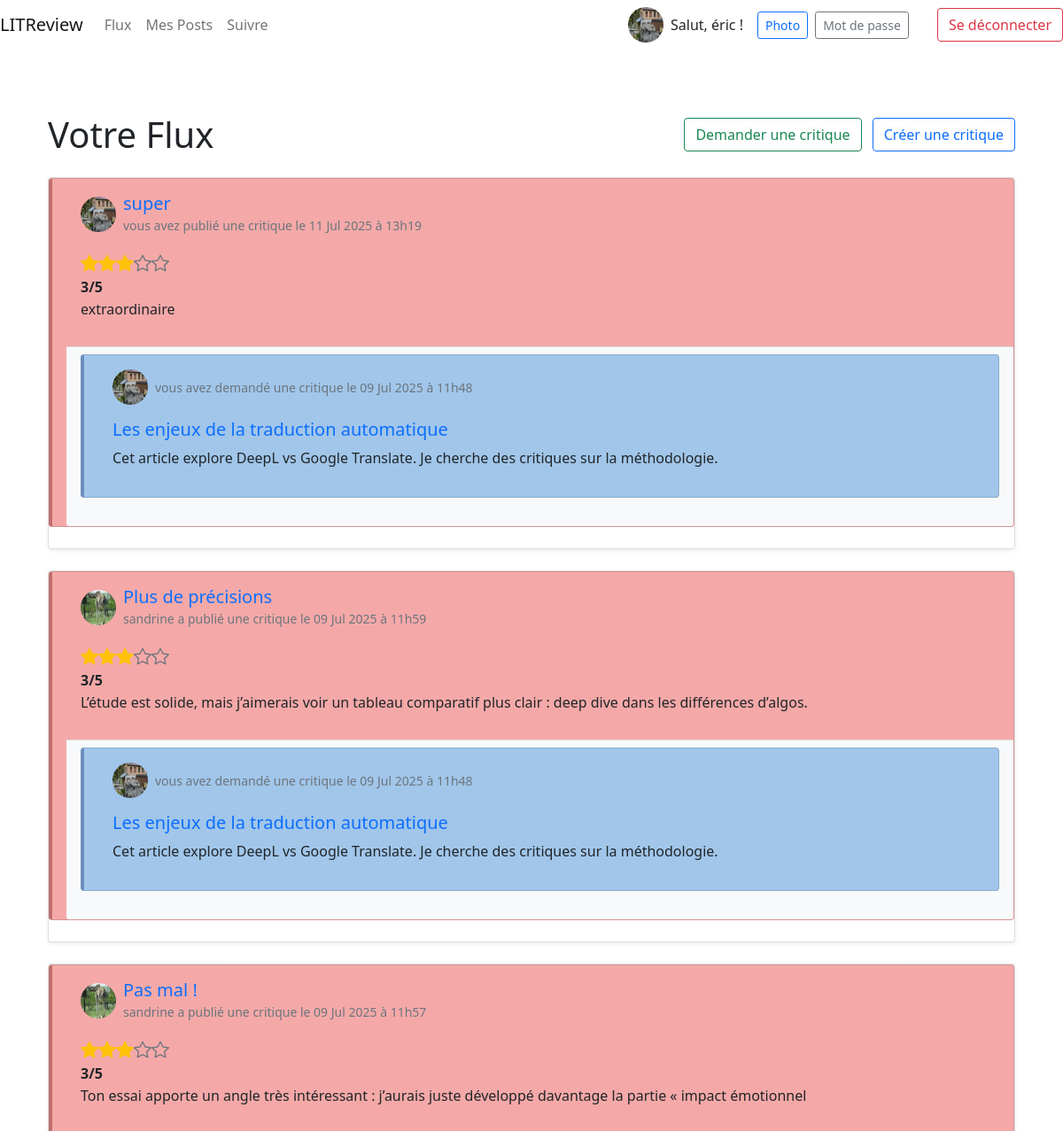
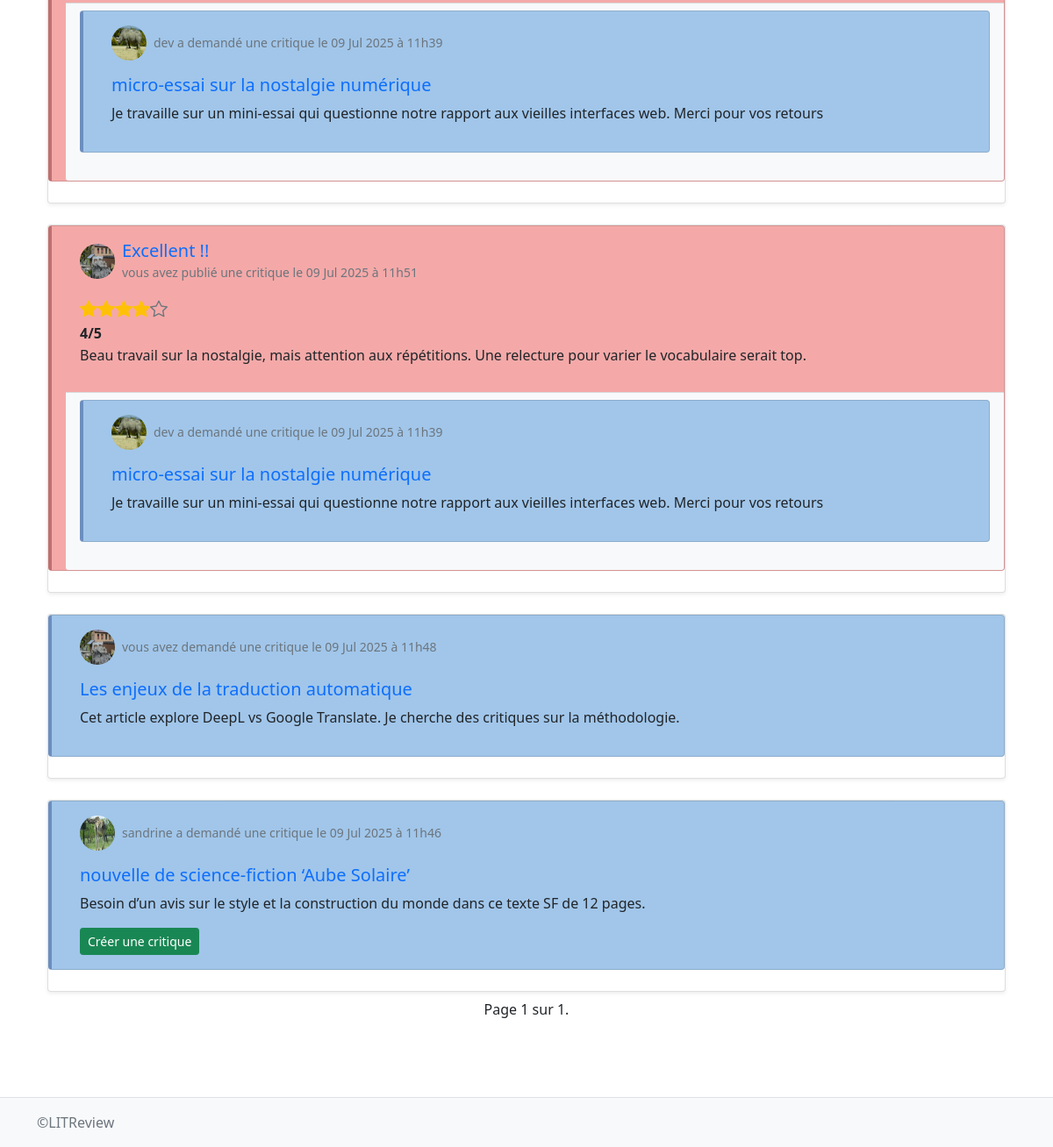
/home/ (signed in), run on the app's committed database (2 pictures, top to bottom).
### authentication/models.py (models this page shows)
class User(AbstractUser):
    profile_photo = models.ImageField(verbose_name='Photo de profil')
    follows = models.ManyToManyField(
        'self',
        symmetrical=False,
        verbose_name='suit',
        related_name='followers'
    )
    blocked = models.ManyToManyField(
        'self',
        symmetrical=False,
        related_name='blocked_by',
        blank=True,
        verbose_name='bloqué',
    )

### blog/models.py (models this page shows, shortened)
class Review(models.Model):
    ticket = models.ForeignKey(to=Ticket, on_delete=models.CASCADE)
    RATING_CHOICES = [(i, f"{i} étoile{'s' if i>1 else ''}") for i in range(1, 6)]
    rating = models.PositiveSmallIntegerField(
        choices=RATING_CHOICES,
        default=3,
        validators=[MinValueValidator(1), MaxValueValidator(5)])
    headline = models.CharField(max_length=128)
    body = models.CharField(max_length=8192, blank=True)
    user = models.ForeignKey(
        to=settings.AUTH_USER_MODEL, on_delete=models.CASCADE)
    time_created = models.DateTimeField(auto_now_add=True)
    update_at = models.DateTimeField(auto_now=True)

class Ticket(models.Model):
    title = models.CharField(max_length=128)
    description = models.CharField(max_length=2048, blank=True)
    user = models.ForeignKey(settings.AUTH_USER_MODEL, on_delete=models.CASCADE)
    image = models.ImageField(blank=True, null=True)
    time_created = models.DateTimeField(auto_now_add=True)
    update_at = models.DateTimeField(auto_now=True)
    IMAGE_MAX_SIZE = (800, 800)

### blog/views.py (the view)
# urls.py: 2. Add a URL to urlpatterns:  path('', views.home, name='home')
@login_required
def home(request):
    following = list(request.user.follows.all()) + [request.user]
    blocked = request.user.blocked.all()
    blocked_by = request.user.blocked_by.all()
    tickets = models.Ticket.objects.filter(user__in=following)\
                                    .exclude(user__in=blocked)\
                                    .exclude(user__in=blocked_by)
    reviews = models.Review.objects.filter(
        Q(user__in=following) | Q(ticket__user=request.user)
    ).exclude(user__in=blocked).exclude(user__in=blocked_by)
    tickets_and_reviews = sorted(
        chain(tickets, reviews),
        key=lambda instance : instance.time_created,
        reverse=True
    )
    paginator = Paginator(tickets_and_reviews, 6)
    page_number = request.GET.get('page')
    page_obj = paginator.get_page(page_number)
    context = {
        'page_obj': page_obj,
        'show_edit': False,
    }
    return render(request,
                  'blog/home.html', context=context)

### blog/templatetags/blog_extras.py (called while the page is built, shortened)
@register.filter
def model_type(value):
    return type(value).__name__

@register.simple_tag(takes_context=True)
def get_poster_display(context, user):
    if user == context['user']:
        return 'vous avez'
    return user.username + ' a'

@register.simple_tag
def get_posted_at_display(posted_at):
    seconds_ago = (timezone.now() - posted_at).total_seconds()
    if seconds_ago <= HOUR:
        return f'il y a {int(seconds_ago // MINUTE)} minutes'
    if seconds_ago <= DAY:
        return f'il y a {int(seconds_ago // HOUR)} heures.'
    return f'le {posted_at.strftime("%d %b %Y à %Hh%M")}'

@register.simple_tag
def get_updated_at_display(created_at, updated_at):
    if not updated_at:
        return ''
    if updated_at - created_at < timedelta(seconds=1):
        return ''

@register.filter
def is_reviewed_by(ticket, user):
    return ticket.review_set.filter(user=user).exists()

@register.filter
def to_int(value):
    try:
        return int(value)
    except (TypeError, ValueError):
        return 0

### blog/templates/blog/home.html (shortened to what this page needs)
{% extends 'base.html' %}
{% load blog_extras %}
{% block content %}
<div class="container my-5">
  <div class="d-flex justify-content-between align-items-center mb-4">
    <h1 class="m-0">Votre Flux</h1>
    <div>
      <a href="{% url 'create-ticket' %}" class="btn btn-outline-success me-2">
        Demander une critique
      </a>
      <a href="{% url 'create-review-ticket' %}" class="btn btn-outline-primary">
        Créer une critique
      </a>
    </div>
  </div>
  <div class="row row-cols-1 g-4">
    {% for instance in page_obj %}
    <div class="col">
      <div class="card h-100 shadow-sm">
        {% if instance|model_type == 'Ticket' %}
        {% include 'blog/partials/ticket_snippet.html' with ticket=instance %}
        {% elif instance|model_type == 'Review' %}
        {% include 'blog/partials/review_snippet.html' with review=instance %}
        {% endif %}
      </div>
    </div>
    {% empty %}
    <div class="col-12">
      <div class="alert alert-info text-center">
        Aucun ticket ni review pour l’instant.
      </div>
    </div>
    {% endfor %}
  </div>
  <nav class="d-flex justify-content-center aria-label="page-navigation">
    <span>
      <ul class="pagination">
        <span class="mt-2 mx-2">
          Page {{ page_obj.number }} sur {{ page_obj.paginator.num_pages }}.
        </span>
      </span>
  </nav>
</div>
{% endblock content %}

### templates/base.html (shortened to what this page needs)
{% load static %}
<!DOCTYPE html>
<html lang="fr">
<head>
  <link rel="stylesheet" href="https://cdn.jsdelivr.net/npm/bootstrap-icons@1.10.5/font/bootstrap-icons.css">
  <link href="https://cdn.jsdelivr.net/npm/bootstrap@5.0.2/dist/css/bootstrap.min.css"
        rel="stylesheet"
>
  <link rel="stylesheet" href="{% static 'styles.css' %}">
</head>
<body class="d-flex flex-column min-vh-100">
  <nav class="navbar navbar-expand-lg navbar-light bg-light>
    <div class="container-fluid">
      <a class="navbar-brand" href="{% url 'home' %}">LITReview</a>
      <div class="collapse navbar-collapse" id="mainNavbar">
        {% if user.is_authenticated %}
          <ul class="navbar-nav me-auto mb-2 mb-lg-0">
            <li class="nav-item">
              <a class="nav-link" href="{% url 'home' %}">Flux</a>
            </li>
            <li class="nav-item">
              <a class="nav-link" href="{% url 'posts' %}">Mes Posts</a>
            </li>
            <li class="nav-item">
              <a class="nav-link" href="{% url 'follow_users' %}">Suivre</a>
            </li>
          </ul>
          <div class="d-flex align-items-center me-3">
            {% if user.profile_photo %}
              <img src="{{ user.profile_photo.url }}" alt="Avatar" class="rounded-circle me-2" width="40" height="40">
            {% else %}
              <img src="{% static 'images/default_profile.png' %}" alt="Avatar" class="rounded-circle me-2" width="40" height="40">
            {% endif %}
            <span class="me-3">Salut, {{ user.username }} !</span>
            <a href="{% url 'profile_photo_upload' %}"
               class="btn btn-sm btn-outline-primary me-2" title="Changer la photo">Photo</a>
            <a href="{% url 'password_change' %}"
               class="btn btn-sm btn-outline-secondary me-3" title="Changer le mot de passe">Mot de passe</a>
          </div>
          <form class="d-flex" action="{% url 'logout' %}" method="post">
            <button class="btn btn-outline-danger" type="submit">Se déconnecter</button>
          </form>
        {% endif %}
      </div>
  </nav>
  <main class="flex-fill container py-4">
    {% block content %}{% endblock %}
  </main>
  <footer class="bg-light text-center text-lg-start mt-auto py-3 border-top">
    <div class="container d-flex flex-column flex-lg-row align-items-center justify-content-between">
        <span class="text-muted">©LITReview</span>
    </div>
  </footer>
</body>
</html>

### blog/templates/blog/partials/review_snippet.html (shortened to what this page needs)
{% load static %}
{% load blog_extras %}
<div class="card bg-review mb-4">
  <div class="card-body">
    <div class="d-flex align-items-center mb-3">
      {% if review.user.profile_photo %}
        <img src="{{ review.user.profile_photo.url }}" alt="Avatar"
             class="rounded-circle me-2" width="40" height="40">
      {% else %}
        <img src="{% static 'images/default_profile.png' %}" alt="Avatar"
             class="rounded-circle me-2" width="40" height="40">
      {% endif %}
      <div>
        <a href="{% url 'view-review' review.id %}" class="text-decoration-none">
          <h5 class="card-title mb-0">{{ review.headline }}</h5>
        </a>
        <small class="text-muted">
          {% get_poster_display review.user %} publié une critique
          {% get_posted_at_display review.time_created as posted_msg %}
          {{ posted_msg }}
          {% get_updated_at_display review.time_created review.update_at as updated_msg %}
        </small>
      </div>
    </div>
  <div class="d-inline-flex align-items-center">
    {% for i in "12345" %}
      {% with val=i %}
        {% if val|to_int <= review.rating %}
          <i class="bi bi-star-fill fs-5 text-warning"></i>
        {% else %}
          <i class="bi bi-star fs-5 text-secondary"></i>
        {% endif %}
      {% endwith %}
    {% endfor %}
  </div>
    <p class="mb-1"><strong>{{ review.rating }}/5</strong></p>
    <h6 class="mb-3">{{ review.body }}</h6>
  </div>
  {% if review.ticket %}
    <div class="card-footer bg-light">
      {% include 'blog/partials/ticket_snippet.html' with ticket=review.ticket %}
    </div>
  {% endif %}
</div>

### blog/templates/blog/partials/ticket_snippet.html (shortened to what this page needs)
{% load static %}
{% load blog_extras %}
<div class="card bg-ticket mb-4">
  <div class="card-body">
    <div class="d-flex align-items-center mb-3">
      {% if ticket.user.profile_photo %}
        <img src="{{ ticket.user.profile_photo.url }}" alt="Avatar"
             class="rounded-circle me-2" width="40" height="40">
      {% else %}
        <img src="{% static 'images/default_profile.png' %}" alt="Avatar"
             class="rounded-circle me-2" width="40" height="40">
      {% endif %}
      <small class="text-muted">
        {% get_poster_display ticket.user %}  demandé une critique
        {% get_posted_at_display ticket.time_created as posted_msg %}
        {{ posted_msg }}
      </small>
    </div>
    <a href="{% url 'view-ticket' ticket.id %}" class="text-decoration-none">
      <h5 class="card-title">{{ ticket.title }}</h5>
    </a>
    <p class="card-text">{{ ticket.description }}</p>
    <div class="mt-3">
      {% if not ticket|is_reviewed_by:user %}
        <a href="{% url 'create-review' ticket.id %}"
           class="btn btn-sm btn-success">
          Créer une critique
        </a>
      {% endif %}
    </div>
  </div>
</div>

### static/styles.css (style rules this page uses)
.bg-ticket { background-color: #A1C6EA; border-left: 4px solid #6C8EBF; position: relative; padding-left: 1rem; }
.bg-review { background-color: #F4A9A8; border-left: 4px solid #BF6F6E; position: relative; padding-left: 1rem; }

### data on the page
User: profile_photo (picture), username "éric"
Review: user.profile_photo (picture), headline "super", user "vous avez", posted_msg "le 11 Jul 2025 à 13h19", rating "3", body "extraordinaire", posted_msg "le 09 Jul 2025 à 11h48"
Ticket: user "vous avez", title "Les enjeux de la traduction automatique", description "Cet article explore DeepL vs Google Translate. Je cherche des critiques sur la méthodologie.", user.profile_photo (picture), posted_msg "le 09 Jul 2025 à 11h48"
Review: user.profile_photo (picture), headline "Plus de précisions", user.username "sandrine a", posted_msg "le 09 Jul 2025 à 11h59", rating "3", body "L’étude est solide, mais j’aimerais voir un tableau comparatif plus clair : deep dive dans les différences d’algos.", posted_msg "le 09 Jul 2025 à 11h48"
Review: user.profile_photo (picture), headline "Pas mal !", user.username "sandrine a", posted_msg "le 09 Jul 2025 à 11h57", rating "3", body "Ton essai apporte un angle très intéressant : j’aurais juste développé davantage la partie « impact émotionnel", posted_msg "le 09 Jul 2025 à 11h39"
Ticket: user.username "dev a", title "micro-essai sur la nostalgie numérique", description "Je travaille sur un mini-essai qui questionne notre rapport aux vieilles interfaces web. Merci pour vos retours"
Review: user.profile_photo (picture), headline "Excellent !!", user "vous avez", posted_msg "le 09 Jul 2025 à 11h51", rating "4", body "Beau travail sur la nostalgie, mais attention aux répétitions. Une relecture pour varier le vocabulaire serait top.", posted_msg "le 09 Jul 2025 à 11h39"
Ticket: user.profile_photo (picture), user.username "sandrine a", posted_msg "le 09 Jul 2025 à 11h46", title "nouvelle de science-fiction ‘Aube Solaire’", description "Besoin d’un avis sur le style et la construction du monde dans ce texte SF de 12 pages.", shows "Créer une critique"

### other printed values
{{ page_obj.number }} "1"
{{ page_obj.paginator.num_pages }} "1"
